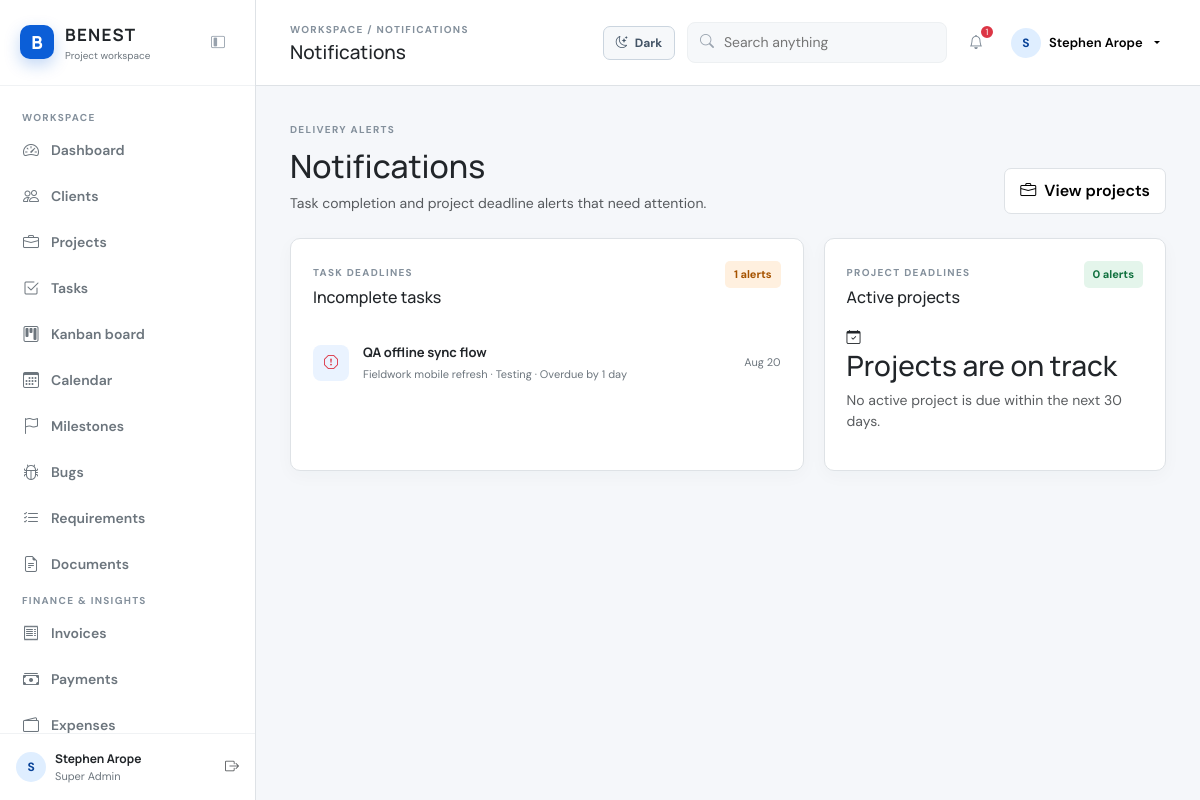
The app's page /notifications/index.php (signed in) with its own data.
### tables this page shows
CREATE TABLE `tasks` (
  `id` int(10) UNSIGNED NOT NULL,
  `project_id` int(10) UNSIGNED NOT NULL,
  `milestone_id` int(10) UNSIGNED DEFAULT NULL,
  `assigned_to` int(10) UNSIGNED DEFAULT NULL,
  `parent_id` int(10) UNSIGNED DEFAULT NULL,
  `title` varchar(200) NOT NULL,
  `description` text DEFAULT NULL,
  `priority` enum('Low','Medium','High','Critical') DEFAULT 'Medium',
  `status` enum('Backlog','To Do','In Progress','Code Review','Testing','Done') DEFAULT 'Backlog',
  `start_date` date DEFAULT NULL,
  `due_date` date DEFAULT NULL,
  `estimated_hours` decimal(8,2) DEFAULT 0.00,
  `actual_hours` decimal(8,2) DEFAULT 0.00,
  `created_at` timestamp NOT NULL DEFAULT current_timestamp()
);

CREATE TABLE `projects` (
  `id` int(10) UNSIGNED NOT NULL,
  `client_id` int(10) UNSIGNED NOT NULL,
  `manager_id` int(10) UNSIGNED DEFAULT NULL,
  `name` varchar(180) NOT NULL,
  `description` text DEFAULT NULL,
  `start_date` date DEFAULT NULL,
  `due_date` date DEFAULT NULL,
  `actual_completion_date` date DEFAULT NULL,
  `budget` decimal(12,2) DEFAULT 0.00,
  `status` enum('Planning','Not Started','In Progress','On Hold','Under Review','Testing','Completed','Cancelled') DEFAULT 'Planning',
  `priority` enum('Low','Medium','High','Critical') DEFAULT 'Medium',
  `technologies` varchar(255) DEFAULT NULL,
  `repository_url` varchar(255) DEFAULT NULL,
  `development_url` varchar(255) DEFAULT NULL,
  `staging_url` varchar(255) DEFAULT NULL,
  `production_url` varchar(255) DEFAULT NULL,
  `created_at` timestamp NOT NULL DEFAULT current_timestamp()
);

### config/config.php (called while the page is built, shortened)
<?php
function e(?string $value): string { return htmlspecialchars($value ?? '', ENT_QUOTES, 'UTF-8'); }
function url(string $path = ''): string { return BASE_URL . '/' . ltrim($path, '/'); }

### notifications/index.php (the view, shortened to what this page needs)
<?php
require_once __DIR__ . '/../includes/header.php';
$today = new DateTimeImmutable('today');
$taskLimit = $today->modify('+7 days')->format('Y-m-d');
$projectLimit = $today->modify('+30 days')->format('Y-m-d');
$taskStatement = $pdo->prepare("SELECT t.id, t.title, t.due_date, t.status, p.id project_id, p.name project_name FROM tasks t JOIN projects p ON p.id = t.project_id WHERE t.status <> 'Done' AND t.due_date IS NOT NULL AND t.due_date <= ? ORDER BY t.due_date");
$taskStatement->execute([$taskLimit]);
$taskRows = $taskStatement->fetchAll();
$projectStatement = $pdo->prepare("SELECT id, name, due_date, status FROM projects WHERE status NOT IN ('Completed', 'Cancelled') AND due_date IS NOT NULL AND due_date <= ? ORDER BY due_date");
$projectStatement->execute([$projectLimit]);
$projectRows = $projectStatement->fetchAll();
$deadlineLabel = static function (string $dueDate, DateTimeImmutable $today): array {
    $due = new DateTimeImmutable($dueDate);
    $days = (int) $today->diff($due)->format('%r%a');
    if ($days < 0) return ['Overdue by ' . abs($days) . ' day' . (abs($days) === 1 ? '' : 's'), 'danger', 'exclamation-octagon'];
    if ($days === 0) return ['Due today', 'danger', 'alarm'];
    if ($days === 1) return ['Due tomorrow', 'warning', 'clock'];
    return ['Due in ' . $days . ' days', 'warning', 'calendar-event'];
};
?>
<div class="d-flex justify-content-between align-items-end mb-4"><div><span class="section-kicker">Delivery alerts</span><h2 class="mt-2">Notifications</h2><p class="text-muted mb-0">Task completion and project deadline alerts that need attention.</p></div><a href="<?= url('projects/') ?>" class="btn btn-light"><i class="bi bi-briefcase me-2"></i>View projects</a></div>
<div class="dashboard-grid"><section class="panel"><div class="panel-heading"><div><span class="section-kicker">Task deadlines</span><h3>Incomplete tasks</h3></div><span class="status-badge status-<?= count($taskRows) ? 'critical' : 'healthy' ?>"><?= count($taskRows) ?> alerts</span></div><?php if (!$taskRows): ?><div class="empty-state"><i class="bi bi-check2-circle"></i><h3>Tasks are on track</h3><p class="text-muted">No incomplete task is due within the next 7 days.</p></div><?php else: ?><div class="notification-list"><?php foreach ($taskRows as $task): $label = $deadlineLabel($task['due_date'], $today); ?><div class="notification-row"><span class="notification-icon text-<?= e($label[1]) ?>"><i class="bi bi-<?= e($label[2]) ?>"></i></span><div class="notification-content"><strong><?= e($task['title']) ?></strong><p><?= e($task['project_name']) ?> · <?= e($task['status']) ?> · <?= e($label[0]) ?></p></div><time><?= e(date('M d', strtotime($task['due_date']))) ?></time></div><?php endforeach; ?></div><?php endif; ?></section>
<section class="panel"><div class="panel-heading"><div><span class="section-kicker">Project deadlines</span><h3>Active projects</h3></div><span class="status-badge status-<?= count($projectRows) ? 'critical' : 'healthy' ?>"><?= count($projectRows) ?> alerts</span></div><?php if (!$projectRows): ?><div class="empty-state"><i class="bi bi-calendar-check"></i><h3>Projects are on track</h3><p class="text-muted">No active project is due within the next 30 days.</p></div><?php endif; ?></section></div>
<?php require_once __DIR__ . '/../includes/footer.php'; ?>

### assets/css/app.css (style rules this page uses)
:root { --blue:#0B5ED7;--dark-blue:#084298;--light-blue:#EAF3FF;--ink:#212529;--muted:#6C757D;--surface:#fff;--canvas:#f5f7fa;--border:#DEE2E6;--green:#198754;--amber:#d97706;--red:#dc3545;--shadow:0 12px 34px rgba(27,48,72,.08) }
* { box-sizing:border-box }
body { margin:0;background:var(--canvas);color:var(--ink);font-family:'DM Sans',sans-serif;font-size:14px }
h1,h2,h3,h4,strong,.brand strong { font-family:'Manrope',sans-serif }
a { color:inherit;text-decoration:none }
.nav-label,.section-kicker,.eyebrow { font-size:10px;letter-spacing:.13em;text-transform:uppercase;color:#84909c;font-weight:700 }
.btn { border-radius:7px;font-weight:600;padding:10px 15px }
.btn-light { background:#fff;border:1px solid var(--border) }
.dashboard-grid { display:grid;grid-template-columns:1.5fr 1fr;gap:20px;margin-bottom:20px }
.panel { background:#fff;border:1px solid var(--border);border-radius:10px;padding:22px;box-shadow:0 5px 18px rgba(27,48,72,.03) }
.panel-heading { display:flex;justify-content:space-between;align-items:start;margin-bottom:20px }
.panel-heading h3 { font-size:16px;margin:6px 0 0 }
.status-badge { display:inline-block;padding:5px 9px;border-radius:5px;font-size:11px;font-weight:700 }
.status-healthy,.status-completed,.status-testing,.status-done { background:#e4f5eb;color:#11713f }
.status-on-hold,.status-critical { background:#fff0df;color:#a65300 }

### assets/css/dark-mode.css (style rules this page uses)
.notification-list { display:grid }
.notification-row { display:flex;align-items:center;gap:14px;padding:15px 0;border-top:1px solid var(--border) }
.notification-row:first-child { border-top:0 }
.notification-icon { width:36px;height:36px;border-radius:8px;display:grid;place-items:center;background:var(--light-blue);color:var(--blue);flex:0 0 auto }
.notification-content { flex:1;min-width:0 }
.notification-content strong { display:block;font-size:13px }
.notification-content p { margin:4px 0 0;color:var(--muted);font-size:11px }
.notification-row time { color:var(--muted);font-size:11px;white-space:nowrap }

### records on screen
tasks: title "QA offline sync flow", project.name "Fieldwork mobile refresh", status "Testing", due_date "Overdue by 1 day", due_date "Aug 20"

### other values on screen
$item[1] "Dashboard"
$item[1] "Clients"
$item[1] "Projects"
$item[1] "Tasks"
$item[1] "Kanban board"
$item[1] "Calendar"
$item[1] "Milestones"
$item[1] "Bugs"
$item[1] "Requirements"
$item[1] "Documents"
$item[1] "Invoices"
$item[1] "Payments"
$item[1] "Expenses"
substr(current_user()['name'], 0, 1) "S"
current_user()['name'] "Stephen Arope"
